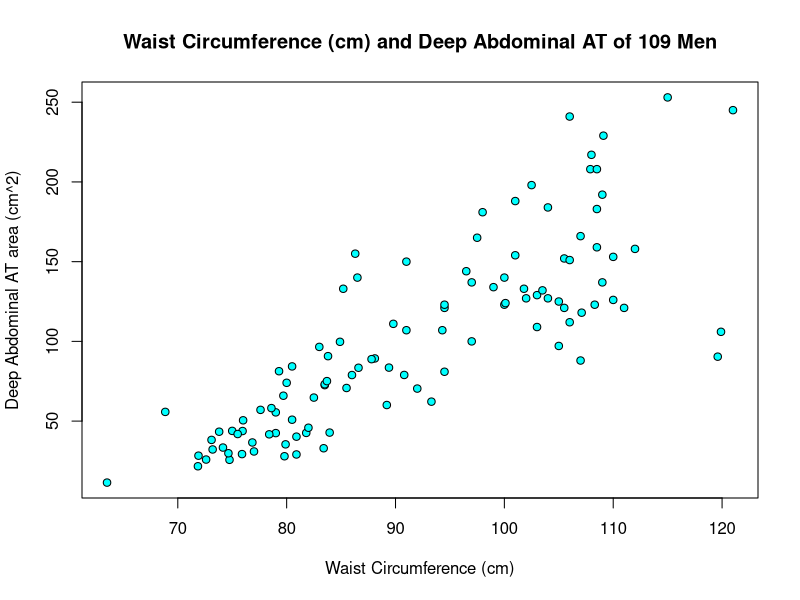
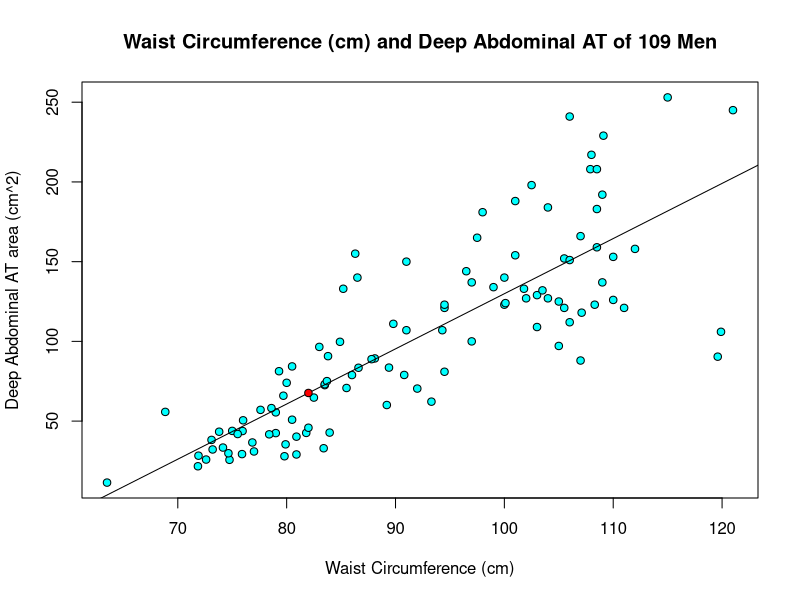
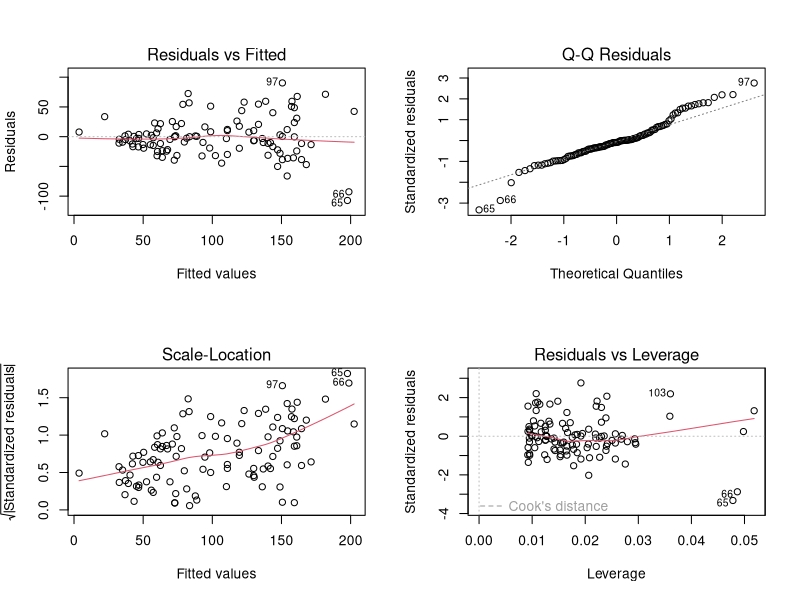

Write R code to recreate these figures, in order.
####Class 10 BMI504####
setwd("~/Desktop/BMI 504/BMI504-SP18")
###read in datafile 
Ex1<-read.csv("EXA_C09_S03_01.csv")

###Correlation of two variables
Ex1_1<-Ex1
colnames(Ex1_1)<-c("Subject", "Waist_Circumference", "Deep_Abdominal_AT")

##pearson
cor(Ex1_1)

##spearman
cor(Ex1_1, method="spearman")

###Example 1 Simple Linear Regression###

##Exploratory Data analysis: Scatterplot
plot(Ex1_1$Waist_Circumference, Ex1_1$Deep_Abdominal_AT,pch=21,  bg="cyan", main="Waist Circumference (cm) and Deep Abdominal AT of 109 Men", xlab="Waist Circumference (cm)", ylab="Deep Abdominal AT area (cm^2)")

#find the descriptive statistics of Y and X
cbind(min(Ex1_1$Deep_Abdominal_AT), mean(Ex1_1$Deep_Abdominal_AT), sd(Ex1_1$Deep_Abdominal_AT), max(Ex1_1$Deep_Abdominal_AT))
cbind(min(Ex1_1$Waist_Circumference), mean(Ex1_1$Waist_Circumference), sd(Ex1_1$Waist_Circumference), max(Ex1_1$Waist_Circumference))

#Simple Linear Regression Model
Ex1_model=lm(Deep_Abdominal_AT~Waist_Circumference, data=Ex1_1)
summary(Ex1_model)
##confidence intervals for coefficients
confint(Ex1_model)
##Point estimation when x=82
Pt_est=Ex1_model$coefficients[1]+Ex1_model$coefficients[2]*82
plot(Ex1$X, Ex1$Y,pch=21,  bg="cyan", main="Waist Circumference (cm) and Deep Abdominal AT of 109 Men", xlab="Waist Circumference (cm)", ylab="Deep Abdominal AT area (cm^2)")
abline(lm(Y~X, data=Ex1))
points(82, Pt_est, bg="red", pch=21)

##ANOVA table
anova(Ex1_model)
####check residuals
par(mfrow=c(2,2))
plot(Ex1_model)
par(mfrow=c(1,1))
## prediction of an observation not from a new trial
new.pred <- data.frame(Waist_Circumference=82)
predict.lm(Ex1_model, new.pred,interval="confidence" )

####prediction of "new" observation x=92
new.pred <- data.frame(Waist_Circumference=92)
predict.lm(Ex1_model, new.pred,interval="prediction" )


###lack of fit####
Reduced<-lm(Deep_Abdominal_AT~Waist_Circumference, data=Ex1_1)#fit reduced model
Full<-lm(Deep_Abdominal_AT~0+as.factor(Waist_Circumference), data=Ex1_1) #fit full model
anova(Reduced, Full) #get lack-of-fit test

